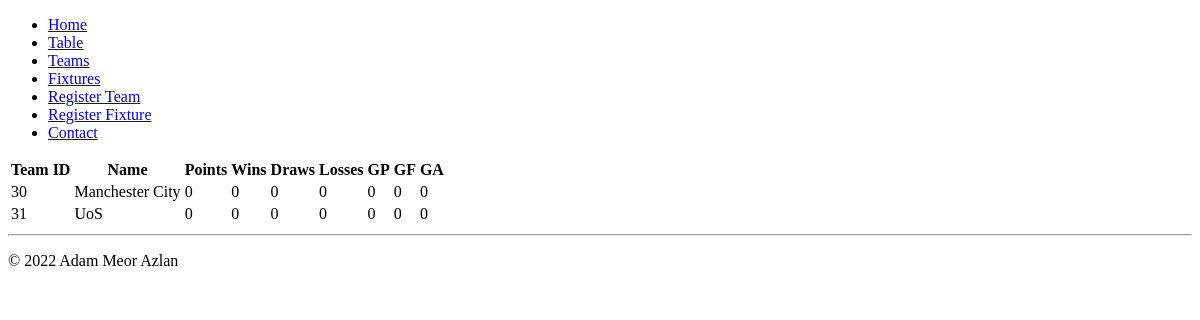
Before: /teams/table with the older database file.
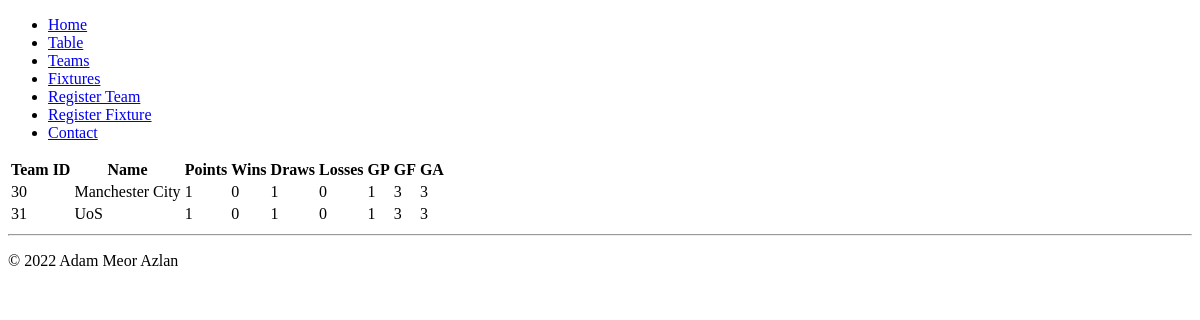
After: the same page with the newer database file.
### teams/models.py (models this page shows)
class table(models.Model):
    team = models.ForeignKey(team, on_delete=models.CASCADE)
    score = models.IntegerField(default=0)
    wins = models.IntegerField(default=0)
    draws = models.IntegerField(default=0)
    loses = models.IntegerField(default=0)
    GP = models.IntegerField(default=0)
    GF = models.IntegerField(default=0)
    GA = models.IntegerField(default=0)

### teams/views.py (the view)
# urls.py: path('table', views.table, name='table'),
def table(request):
    context = {}
    context["table_list"] = tablemodel.objects.all().order_by('-score')
    context["team_list"] = team.objects.all()
    for teamobj in team.objects.all():
        if (not tablemodel.objects.filter(team_id=teamobj.id).exists()):
            a = tablemodel.objects.create(team_id=teamobj.id)
            a.save()
    return render(request, 'teams/table.html', context)

### teams/templates/teams/table.html (shortened to what this page needs)
{% extends "base.html" %}
{% block content %}
<table>
    <tr>
        <th>Team ID</th>
        <th>Name</th>
        <th>Points</th>
        <th>Wins</th>
        <th>Draws</th>
        <th>Losses</th>
        <th>GP</th>
        <th>GF</th>
        <th>GA</th>
    </tr>
    {% for team in table_list %}
        <tr>
            <td>
                {{ team.team_id }}
            </td>
            <td>
            {% for team2 in team_list %}
                {% if team2.id == team.team_id %}
                    {{ team2.name }}
                {% endif %}
            {% endfor %}
            </td>
            <td>
                {{ team.score}}
            </td>
            <td>
                {{team.wins}}
            </td>
            <td>
                {{team.draws}}
            </td>
            <td>
                {{ team.loses | truncatechars:20}}
            </td>
            <td>
                {{ team.GP}}
            </td>
            <td>
                {{team.GF}}
            </td>
            <td>
                {{team.GA}}
            </td>
        </tr>
    {% endfor %}
   </table> <hr/>
{% endblock content %}

Changed rows visible on the page:
changed table (number 1 of 2 on the later page): score "0" → "1"; draws "0" → "1"; GP "0" → "1"; GF "0" → "3"; GA "0" → "3"
changed table (number 2 of 2 on the later page): score "0" → "1"; draws "0" → "1"; GP "0" → "1"; GF "0" → "3"; GA "0" → "3"
